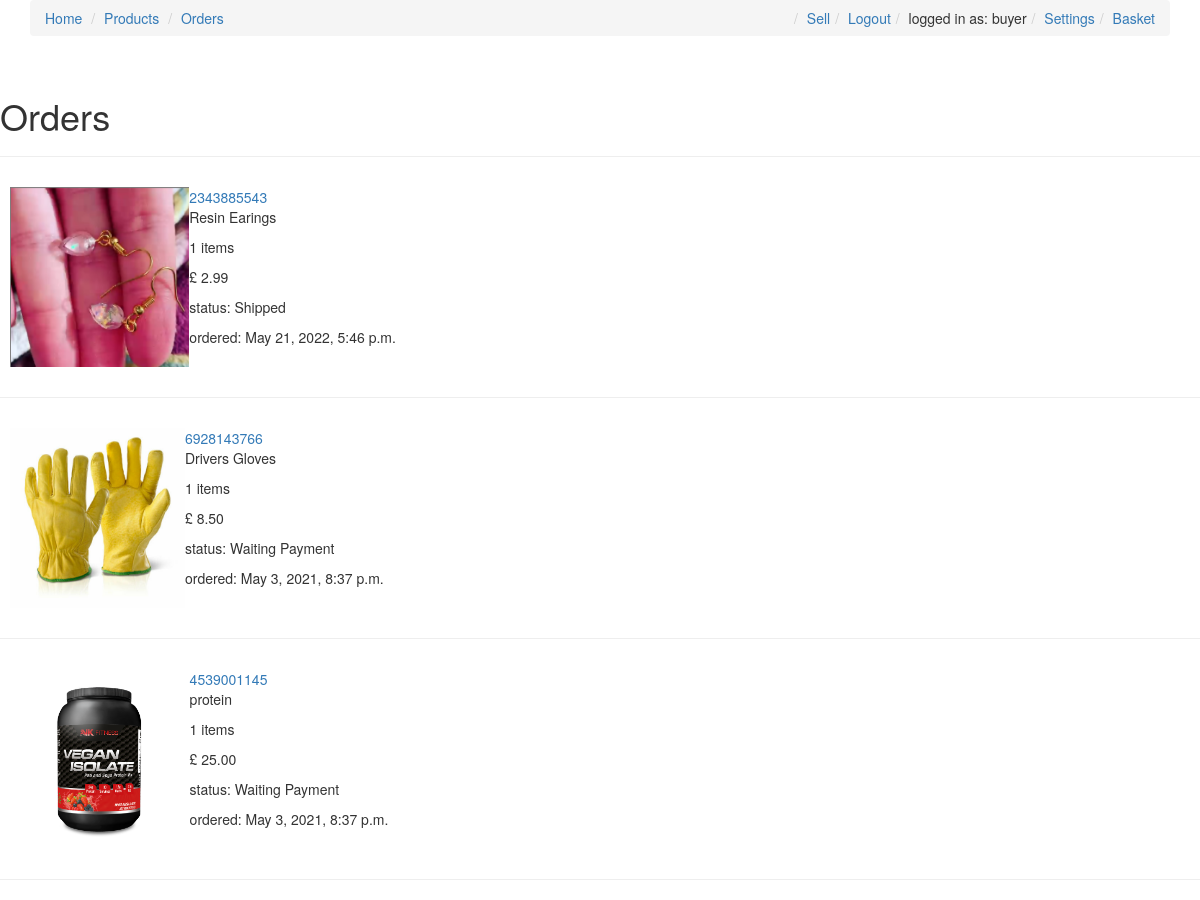
The app's page /orders/order_list/ (signed in) with its own data.
### accounts/models.py (models this page shows, shortened)
class CustomUser(AbstractBaseUser, PermissionsMixin):
	email = models.EmailField(_('email address'), unique=True)
	first_name = models.CharField(max_length=40)
	last_name = models.CharField(max_length=40)
	is_buyer = models.BooleanField(default=True)
	is_seller = models.BooleanField(default=False)
	is_staff = models.BooleanField(default=False)
	is_active = models.BooleanField(default=True)
	date_joined = models.DateTimeField(default=timezone.now)
	stripe_customer_id = models.CharField(max_length=40)
	stripe_seller_id = models.CharField(max_length=40, default= '')
	stripe_seller_TOS_accepted = models.BooleanField(default=False)
	USERNAME_FIELD = 'email'
	REQUIRED_FIELDS = []
	objects = CustomUserManager()

### orders/models.py (models this page shows, shortened)
class Order(models.Model):
	order_id = models.IntegerField(unique=True)
	user = models.ForeignKey(CustomUser, null=True, blank=True, on_delete=models.CASCADE)
	seller = models.ForeignKey(CustomUser, null=True, blank=True, on_delete=models.CASCADE, related_name='seller')
	delivery_address = models.ForeignKey(DeliveryAddress, null=True, blank=True, on_delete=models.CASCADE)
	card = models.ForeignKey(Cards, null=True, blank=True, on_delete=models.CASCADE)
	product = models.ForeignKey(Product, null=True, on_delete=models.CASCADE)
	quantity = models.PositiveIntegerField()
	total = models.DecimalField(default=0.00, max_digits=10, decimal_places=2)
	paid_status = models.BooleanField(default=False)
	shipping_status = models.BooleanField(default=False)
	created = models.DateTimeField(auto_now_add=True)

### products/models.py (models this page shows, shortened)
class Product(models.Model):
	item_id = models.IntegerField(unique=True)
	title = models.CharField(max_length=120)
	image = models.ImageField(upload_to='images', blank=True)
	description = models.TextField(blank=True, null=True)
	price = models.DecimalField(decimal_places=2, max_digits=10000)
	category = models.ForeignKey(Category, on_delete=models.CASCADE)
	summary = models.TextField(blank=False,null=False)
	quantity = models.PositiveIntegerField()
	featured = models.BooleanField()
	listedBy = models.ForeignKey(CustomUser, on_delete=models.CASCADE)

### orders/views.py (the view)
# urls.py: path('order_list/', views.order_list_view, name='order_list'),
def order_list_view(request):
	orders = Order.objects.filter(user=request.user).order_by('-created')
	context = {
	'orders': orders,
	}
	return render(request, 'orders/order_list.html', context)

### orders/templates/orders/order_list.html
{% extends 'base.html' %}
{% block content %}
<br>
<h1>Orders</h1>
<hr>
{% for order in orders %}
<div class="basket">
<a href="{% url 'orders:view_order' order.order_id %}" > {{ order.order_id }} </a>
{% if order.product.image %}
<img src="{{ order.product.image.url }}">
{% endif %}
<p>{{ order.product.title }}</p>
<p>{{ order.quantity }} items</p>
<p>£ {{ order.total }}</p>
<p>status: {% if order.shipping_status %} Shipped {% elif order.paid_status %} Paid {% else %} Waiting Payment {% endif %} </p>
<p>ordered: {{ order.created }}</p>
</div>
<hr>
{% endfor %}
{% endblock %}

### templates/base.html (shortened to what this page needs)
<!DOCTYPE html>
<html>
<head>
	<link rel="stylesheet" href="https://maxcdn.bootstrapcdn.com/bootstrap/3.3.7/css/bootstrap.min.css">
	{% load static %}
	<link rel="stylesheet" type="text/css" href="{% static 'css/style.css'%}">
</head>
<body>
	<div class="container">
		<ol class="breadcrumb">
			<li><a href="{% url 'pages:home' %}">Home</a></li>
			<li><a href="{% url 'products:product_list' %}">Products</a></li>
			<li><a href="{% url 'orders:order_list'%}">Orders</a></li>
			{% if not request.user.is_authenticated %}
				<li class='pull-right'><a href="{% url 'accounts:signup' %}">Sign Up</a></li>
				<li class="pull-right"><a href="{% url 'accounts:login' %}">Login</a></li>
			{% else %}
				<li class="pull-right"><a href="{% url 'products:basket'%}">Basket</a></li>
				<li class="pull-right"><a href="{% url 'accounts:settings' %}">Settings</a></li>
				<li class="pull-right">logged in as: {{ request.user.first_name }} </li>
				<li class="pull-right"><a href="{% url 'accounts:logout' %}">Logout</a></li>
				<li class="pull-right"><a href="{% url 'accounts:sellers_hub' %}">Sell</a></li>
			{% endif %}
		</ol>
	</div>
	{% block content %}
	{% endblock %}
</body>
</html>

### static/css/style.css (style rules this page uses)
img { max-height: 180px; float: left }
.basket { position: relative; margin-top: 15px; padding: 10px; height: 200px; }

### records on screen
CustomUser: user.first_name "buyer"
Order: order_id "2343885543", product.image (picture), product "Resin Earings", quantity "1", total "2.99", shipping_status "Shipped", created "May 21, 2022, 5:46 p.m."
Order: order_id "6928143766", product.image (picture), product "Drivers Gloves", quantity "1", total "8.50", shipping_status "Waiting Payment", created "May 3, 2021, 8:37 p.m."
Order: order_id "4539001145", product.image (picture), product "protein", quantity "1", total "25.00", shipping_status "Waiting Payment", created "May 3, 2021, 8:37 p.m."
